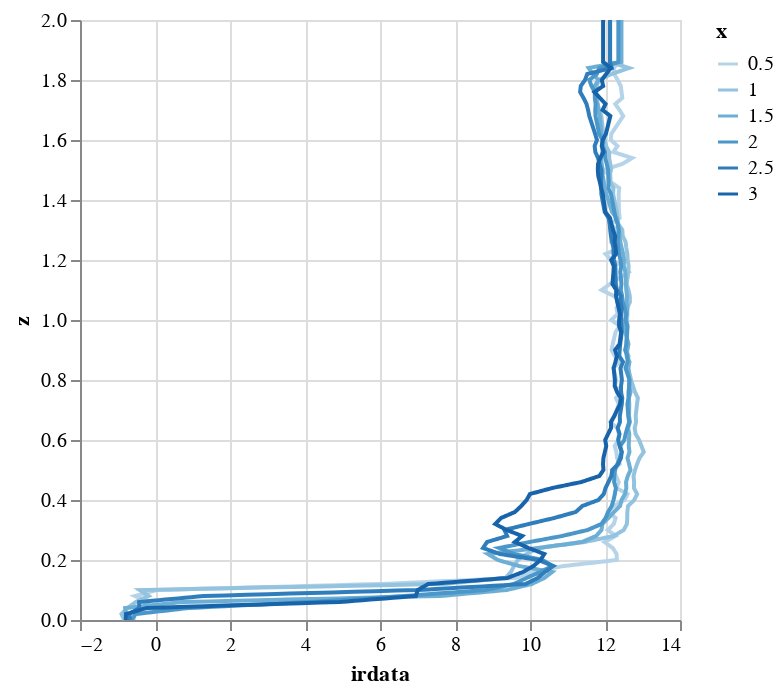

Notebook code for this chart:
### Code cell
src = df_profiles.reset_index().query("x < 3.5")
alt.Chart(
    src
).mark_line().encode(
    alt.X('irdata:Q'),
    alt.Y('z:Q'),
    alt.Color('x:O'),
    order='z:Q',
    tooltip='x'
).properties(width = 300, height = 300)

### Figure 1 — Vega-Lite specification as saved in the notebook (floating-point values rounded to 4 significant figures; data arrays with more than 128 entries replaced by an {"elided": "..."} marker saying what was removed)
{"config": {"view": {"continuousWidth": 300, "continuousHeight": 300}}, "data": {"name": "data-3d3082bce3737f51c0fd9e806821155f"}, "mark": {"type": "line"}, "encoding": {"color": {"field": "x", "type": "ordinal"}, "order": {"field": "z", "type": "quantitative"}, "tooltip": {"field": "x", "type": "quantitative"}, "x": {"field": "irdata", "type": "quantitative"}, "y": {"field": "z", "type": "quantitative"}}, "height": 300, "width": 300, "$schema": "https://vega.github.io/schema/vega-lite/v5.20.1.json", "datasets": {"data-3d3082bce3737f51c0fd9e806821155f": {"elided": "6006 records"}}}
